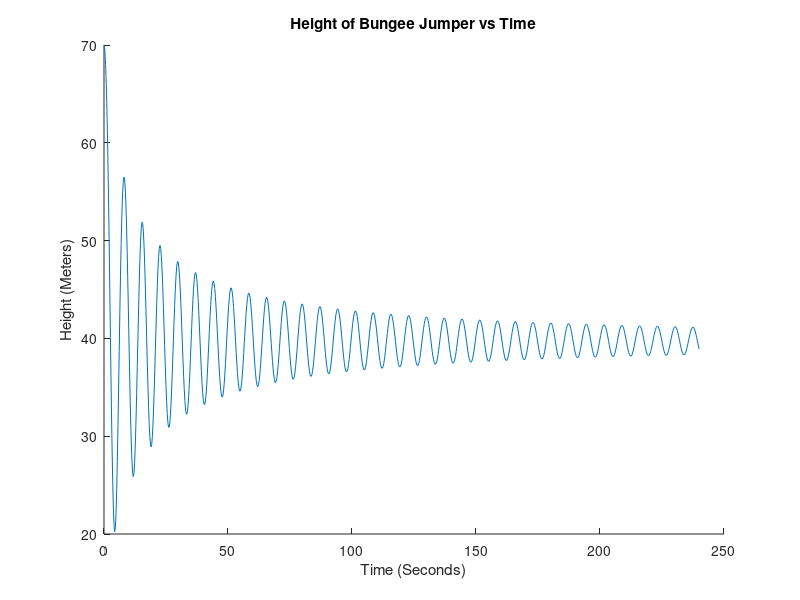

Write MATLAB code to recreate this figure.
function [ T, R ] = secondPassBungee()
%Spring with air resistance, tension in one direction

A = .5; %Cross-sectional area of human lying down (m^2)
rho = 1.2; %Density of air (kg/m^3)
Cd = 3.3; %Drag coeffiecent of human lying down (unitless)(data from Google Drive)
k = 100; %Spring constant of the bungee cord N/m
lo = 17.5;%Resting length of the cord with no mass on it m
y = 70; %Current height of the jumper m
startH = y; %Starting height of the jumper m
vy = 0; %Current velocity of the jumper m/s
g = 9.81; %Acceleration due to gravity m/s^2
mass1 = 130; %Mass of jumper kg
restingL = lo +((mass1*g)/k); %Resting length of cord with mass on it m

Data = [y, vy];

function res = changingValues(~, Data)
    y = Data(1);
    vy = Data(2);
    
    dydt = vy;
    
    %Acceleration
    if(y <= (startH - lo)) %Below tension point
        if(vy >= 0) %Going up STEP 3
            display ('STEP 3');
            dvydt = (-(mass1*g) + (k *(startH-y-lo)) - (.5 *rho* Cd* A *vy^2 ))/mass1;
        else %Going down STEP 2
            display ('STEP 2');
            dvydt = (-(mass1*g) + (k *(startH-y-lo)) + (.5 *rho* Cd* A *vy^2 ))/mass1;
        end
        
    else %Above tension point
        if(vy >= 0) %Going up STEP 4
            display ('STEP 4');
            dvydt = (-(mass1*g) -(.5 *rho* Cd* A *vy^2 ))/mass1;
        else %Going down STEP 1
            display ('STEP 1');
            dvydt = (-(mass1*g) + (.5 *rho* Cd* A *vy^2 ))/mass1;
        end
    end
    
    res = [dydt; dvydt];
    
end
%for k=5:5:50
 %   for lo = 10:5:50
[Time, RR] = ode45(@changingValues, [0 240], Data);
hold on
Y = RR(:,1);
plot(Time,Y);
title('Height of Bungee Jumper vs Time');
xlabel('Time (Seconds)');
ylabel('Height (Meters)');
 % end
%end
end
